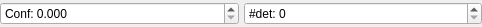
<?xml version="1.0" encoding="UTF-8"?>
<ui version="4.0">
 <class>QGCMissionDoStartSearch</class>
 <widget class="QWidget" name="QGCMissionDoStartSearch">
  <property name="geometry">
   <rect>
    <x>0</x>
    <y>0</y>
    <width>482</width>
    <height>27</height>
   </rect>
  </property>
  <property name="sizePolicy">
   <sizepolicy hsizetype="Preferred" vsizetype="Preferred">
    <horstretch>0</horstretch>
    <verstretch>0</verstretch>
   </sizepolicy>
  </property>
  <property name="minimumSize">
   <size>
    <width>0</width>
    <height>0</height>
   </size>
  </property>
  <property name="windowTitle">
   <string>Form</string>
  </property>
  <layout class="QHBoxLayout" name="horizontalLayout" stretch="10,10">
   <property name="spacing">
    <number>5</number>
   </property>
   <property name="margin">
    <number>0</number>
   </property>
   <item>
    <widget class="QDoubleSpinBox" name="param1SpinBox">
     <property name="toolTip">
      <string>Minimal required detection confidence</string>
     </property>
     <property name="statusTip">
      <string>Minimal required detection confidence</string>
     </property>
     <property name="keyboardTracking">
      <bool>false</bool>
     </property>
     <property name="prefix">
      <string>Conf: </string>
     </property>
     <property name="decimals">
      <number>3</number>
     </property>
     <property name="minimum">
      <double>0.000000000000000</double>
     </property>
     <property name="maximum">
      <double>100.000000000000000</double>
     </property>
     <property name="singleStep">
      <double>0.100000000000000</double>
     </property>
    </widget>
   </item>
   <item>
    <widget class="QDoubleSpinBox" name="param2SpinBox">
     <property name="toolTip">
      <string>Required number of detections</string>
     </property>
     <property name="statusTip">
      <string>Required number of detections</string>
     </property>
     <property name="keyboardTracking">
      <bool>false</bool>
     </property>
     <property name="prefix">
      <string>#det: </string>
     </property>
     <property name="decimals">
      <number>0</number>
     </property>
     <property name="minimum">
      <double>0.000000000000000</double>
     </property>
     <property name="maximum">
      <double>2147483647.000000000000000</double>
     </property>
    </widget>
   </item>
  </layout>
 </widget>
 <resources/>
 <connections/>
</ui>
